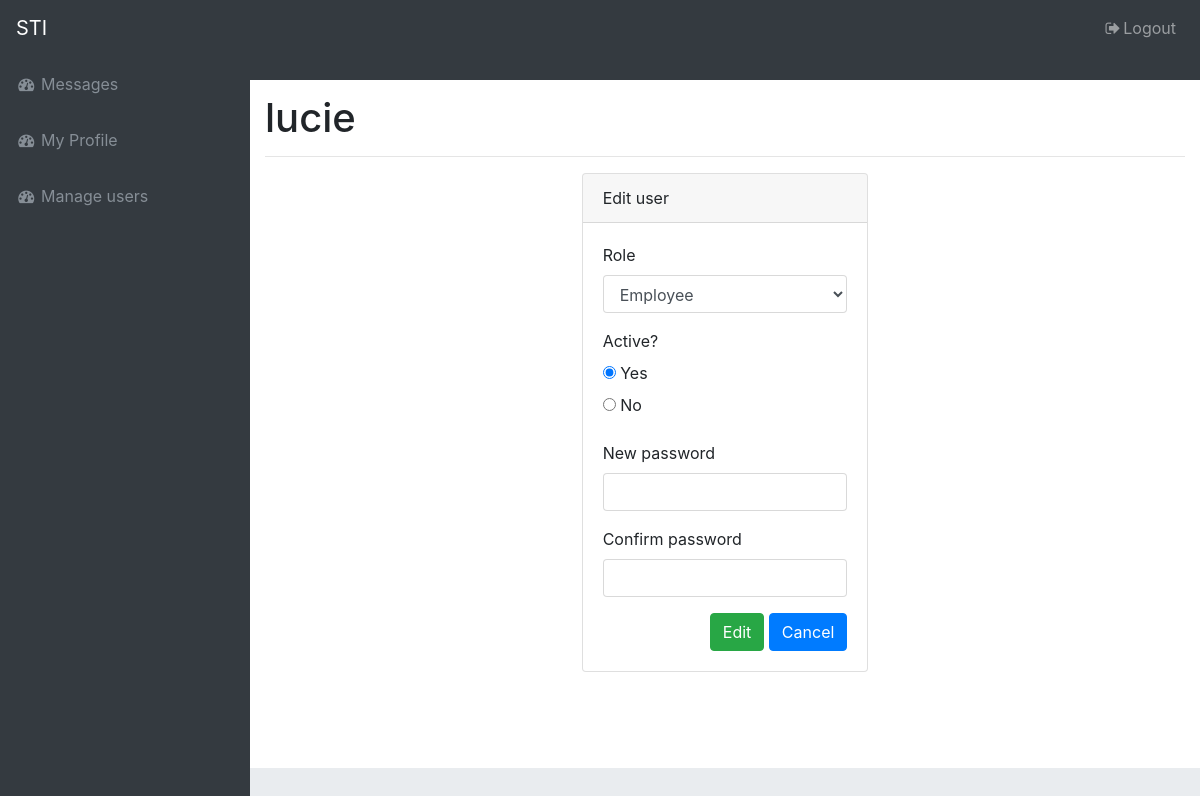
Screenshot of /views/edit_user.php?user_id=3 (signed in) with the database file from the repository.
### tables this page shows
CREATE TABLE users (
		    id INTEGER PRIMARY KEY AUTOINCREMENT,
		    login TEXT UNIQUE,
		    password TEXT,
		    validity INTEGER,
		    role TEXT);

### html/models/users.php (called while the page is built, shortened)
<?php
function get_user_detail($user){
    $file_db = connect();
    $result = $file_db->prepare("SELECT login, validity, role, password FROM users WHERE id = ?");
    $result->execute(array($user));
    $data = $result->fetch();
    return $data;
}
?>

### html/views/edit_user.php (the view, shortened to what this page needs)
<?php
include_once('../models/users.php');
$user = get_user_detail($_GET['user_id']);
?><
<html lang="en">
<head>
  <link href="../../vendor/bootstrap/css/bootstrap.min.css" rel="stylesheet">
  <link href="../../vendor/font-awesome/css/font-awesome.min.css" rel="stylesheet" type="text/css">
  <link href="../../css/sb-admin.css" rel="stylesheet">
</head>
<body class="fixed-nav sticky-footer bg-dark" id="page-top">
    <?php include("../includes/nav_bar.php"); ?>
  <div class="content-wrapper">
    <div class="container-fluid">
      <div class="row">
        <div class="col-12">
	  <h1><?php echo $user['login'];?></h1>
	  <hr></hr>
	    <div class="row justify-content-center">
	    <div class="col-md-4">
	      <div class="card">
		<div class="card-header">Edit user</div>
      		<div class="card-body">
        	  <form action="edit_user.php?user_id=<?php echo $_GET['user_id'];?>" method="post">
		    <div class="form-group">
		      <label for="role">Role</label>
		      <select class="form-control" id="role" name="role">
			<option <?php if ($user['role'] =="employee") {echo "selected ";} ?> value="employee">Employee</option>
		      </select>
		    </div>
		    <fieldset class="form-group">
	    	      <label>Active?</label>
	    	      <div class="form-check">
	      		<label class="form-check-label">
			  <input <?php if ($user['validity'] == "1") {echo "checked ";} ?> type="radio" class="form-check-input" name="validity"  value="1"> Yes
		        </label>
	    	      </div>
		      <div class="form-check">
		        <label class="form-check-label">
			  <input <?php if ($user['validity'] == "0") {echo "checked ";} ?> type="radio" class="form-check-input" name="validity" value="0"> No
		        </label>
		      </div>
	  	    </fieldset>
		    <div class="form-group">
		      <label for="password">New password</label>
		      <input class="form-control" id="password" name="password" type="password" >
		    </div>
 		    <div class="form-group">
		      <label for="password2">Confirm password</label>
		      <input class="form-control" id="password2" name="password2" type="password" >
		    </div>
		    <span class="float-right">
		      <input class="btn btn-success" type="submit" value="Edit">
		      <a href="users.php"><button class="btn btn-primary" type="button">Cancel</button></a>
		    </span>
        	  </form>
                </div>
              </div>
            </div>
        </div>
      </div>
    </div>
  </div>
</body>
</html>

### html/css/sb-admin.css (style rules this page uses)
html { position: relative; min-height: 100%; }
body { overflow-x: hidden; }
body.sticky-footer { margin-bottom: 56px; }
body.sticky-footer .content-wrapper { min-height: calc(100vh - 56px - 56px); }
body.fixed-nav { padding-top: 56px; }
.content-wrapper { min-height: calc(100vh - 56px); padding-top: 1rem; }
.content-wrapper { overflow-x: hidden; background: white; }
@media (min-width: 992px) { .content-wrapper { margin-left: 250px; } }

### rows the page displays
users: login "lucie", role "Employee", validity "☑ Yes", validity "☐ No"
